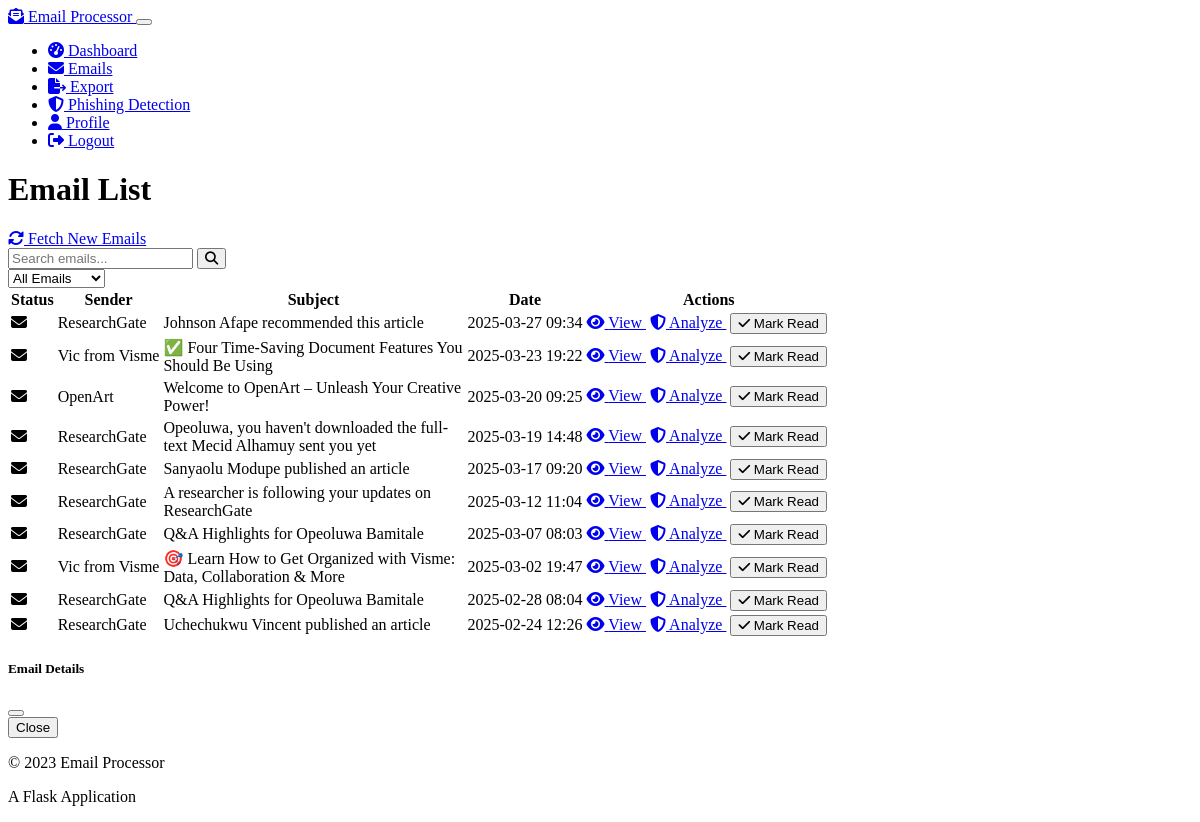
The app's page /emails (signed in) with its own data.
### models.py (models this page shows, shortened)
class Email(db.Model):
    id = db.Column(db.Integer, primary_key=True)
    user_id = db.Column(db.Integer, db.ForeignKey('user.id'), nullable=False)
    message_id = db.Column(db.String(256), nullable=False)
    sender = db.Column(db.String(120), nullable=False)
    sender_name = db.Column(db.String(120))
    recipient = db.Column(db.String(120), nullable=False)
    subject = db.Column(db.String(512))
    body_text = db.Column(db.Text)
    body_html = db.Column(db.Text)
    body_cleaned = db.Column(db.Text)
    date_received = db.Column(db.DateTime)
    date_processed = db.Column(db.DateTime, default=datetime.utcnow)
    is_read = db.Column(db.Boolean, default=False)

### email_processor.py (the view)
@email_processor_bp.route("/emails")
@login_required
def emails_list():
    page = request.args.get('page', 1, type=int)
    per_page = request.args.get('per_page', 10, type=int)
    emails_pagination = Email.query.filter_by(user_id=current_user.id)\
        .order_by(Email.date_received.desc())\
        .paginate(page=page, per_page=per_page, error_out=False)
    return render_template('emails.html', emails=emails_pagination)

### app.py (called while the page is built)
@login_manager.user_loader
def load_user(user_id):
    from models import User
    return User.query.get(int(user_id))

### templates/emails.html (shortened to what this page needs)
{% extends 'base.html' %}
{% block content %}
<div class="row mb-4">
    <div class="col-md-8">
        <h1 class="mb-4">Email List</h1>
    </div>
    <div class="col-md-4 text-end">
        <a href="{{ url_for('email_processor_bp.fetch_emails_route') }}" class="btn btn-primary">
            <i class="fas fa-sync-alt"></i> Fetch New Emails
        </a>
    </div>
</div>
<div class="card bg-dark">
    <div class="card-body">
        <div class="mb-4">
            <div class="row">
                <div class="col-md-8">
                    <div class="input-group">
                        <input type="text" id="emailSearch" class="form-control" placeholder="Search emails...">
                        <button class="btn btn-outline-secondary" type="button" id="searchButton">
                            <i class="fas fa-search"></i>
                        </button>
                    </div>
                </div>
                <div class="col-md-4">
                    <select class="form-select" id="emailFilter">
                        <option value="all">All Emails</option>
                    </select>
                </div>
            </div>
        </div>
        <div class="table-responsive">
            <table class="table table-hover">
                <thead>
                    <tr>
                        <th scope="col">Status</th>
                        <th scope="col">Sender</th>
                        <th scope="col">Subject</th>
                        <th scope="col">Date</th>
                        <th scope="col">Actions</th>
                    </tr>
                </thead>
                <tbody>
                    {% if emails.items %}
                        {% for email in emails.items %}
                            <tr class="{{ 'table-primary' if not email.is_read else '' }}">
                                <td>
                                    {% if email.is_read %}
                                        <i class="fas fa-envelope-open text-muted" title="Read"></i>
                                    {% else %}
                                        <i class="fas fa-envelope text-primary" title="Unread"></i>
                                    {% endif %}
                                </td>
                                <td>{{ email.sender_name or email.sender }}</td>
                                <td class="text-truncate" style="max-width: 300px;">{{ email.subject }}</td>
                                <td>{{ email.date_received.strftime("%Y-%m-%d %H:%M") if email.date_received else "Unknown" }}</td>
                                <td>
                                    <a href="{{ url_for('email_processor_bp.email_detail', email_id=email.id) }}" class="btn btn-sm btn-primary">
                                        <i class="fas fa-eye"></i> View
                                    </a>
                                    <a href="{{ url_for('phishing_detector_bp.phishing_details', email_id=email.id) }}" class="btn btn-sm btn-outline-danger analyze-phishing-btn" data-email-id="{{ email.id }}">
                                        <i class="fas fa-shield-alt"></i> Analyze
                                    </a>
                                    {% if not email.is_read %}
                                        <button class="btn btn-sm btn-outline-success mark-read-btn" data-email-id="{{ email.id }}">
                                            <i class="fas fa-check"></i> Mark Read
                                        </button>
                                    {% endif %}
                                </td>
                            </tr>
                        {% endfor %}
                    {% else %}
                        <tr>
                            <td colspan="5" class="text-center">
                                <p class="my-3">No emails found. Click "Fetch New Emails" to retrieve your emails.</p>
                            </td>
                        </tr>
                    {% endif %}
                </tbody>
            </table>
        </div>
    </div>
</div>
<div class="modal fade" id="emailDetailModal" tabindex="-1" aria-labelledby="emailDetailModalLabel" aria-hidden="true">
    <div class="modal-dialog modal-lg">
        <div class="modal-content">
            <div class="modal-header">
                <h5 class="modal-title" id="emailDetailModalLabel">Email Details</h5>
                <button type="button" class="btn-close" data-bs-dismiss="modal" aria-label="Close"></button>
            </div>
            <div class="modal-footer">
                <button type="button" class="btn btn-secondary" data-bs-dismiss="modal">Close</button>
            </div>
        </div>
    </div>
</div>
{% endblock %}

### static/css/custom.css (style rules this page uses)
.card { transition: transform 0.2s ease-in-out; }
.btn { margin-right: 0.25rem; }

### records on screen
Email: is_read False (drawn), sender_name "ResearchGate", subject "Johnson Afape recommended this article", date_received "2025-03-27 09:34"
Email: is_read False (drawn), sender_name "Vic from Visme", subject "✅ Four Time-Saving Document Features You Should Be Using", date_received "2025-03-23 19:22"
Email: is_read False (drawn), sender_name "OpenArt", subject "Welcome to OpenArt – Unleash Your Creative Power!", date_received "2025-03-20 09:25"
Email: is_read False (drawn), sender_name "ResearchGate", subject "Opeoluwa, you haven't downloaded the full-text Mecid Alhamuy sent you yet", date_received "2025-03-19 14:48"
Email: is_read False (drawn), sender_name "ResearchGate", subject "Sanyaolu Modupe published an article", date_received "2025-03-17 09:20"
Email: is_read False (drawn), sender_name "ResearchGate", subject "A researcher is following your updates on ResearchGate", date_received "2025-03-12 11:04"
Email: is_read False (drawn), sender_name "ResearchGate", subject "Q&A Highlights for Opeoluwa Bamitale", date_received "2025-03-07 08:03"
Email: is_read False (drawn), sender_name "Vic from Visme", subject "🎯 Learn How to Get Organized with Visme: Data, Collaboration & More", date_received "2025-03-02 19:47"
Email: is_read False (drawn), sender_name "ResearchGate", subject "Q&A Highlights for Opeoluwa Bamitale", date_received "2025-02-28 08:04"
Email: is_read False (drawn), sender_name "ResearchGate", subject "Uchechukwu Vincent published an article", date_received "2025-02-24 12:26"
